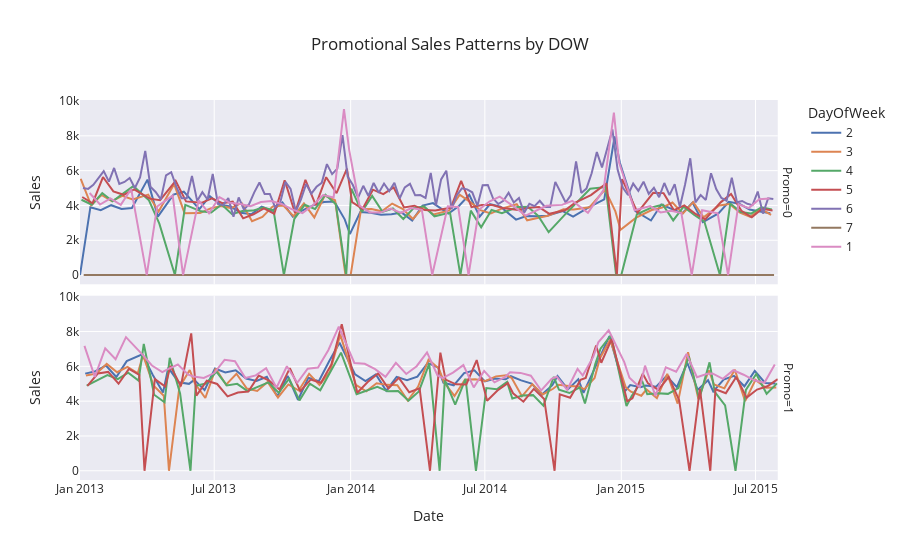

The cell this chart's notebook holds for it:
### Markdown cell above
interesting, our model is over-predicting fridays and thursdays pretty heavily... 


Why? See below, it looks like a possible mistake of a "Promo" effect when the store is closed or sales are 0...

### Code cell
px.line(ts_1,
        x=ts_1.index,
        y='Sales',
        color='DayOfWeek',
        facet_row='Promo',
        title='Promotional Sales Patterns by DOW')
